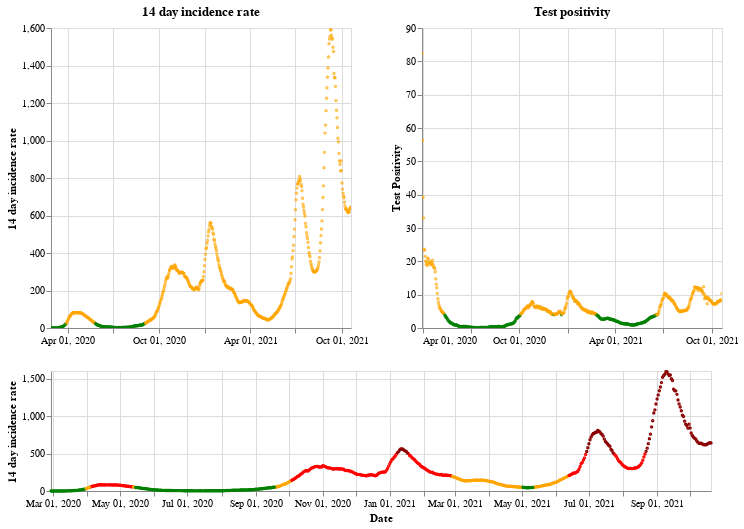

Notebook source saved alongside this figure:
### Markdown cell above
## Scotland

### Code cell
plot_traffic_light('Scotland')

### Figure 1 — Vega-Lite specification as saved in the notebook (floating-point values rounded to 4 significant figures; data arrays with more than 128 entries replaced by an {"elided": "..."} marker saying what was removed)
{"config": {"view": {"continuousWidth": 400, "continuousHeight": 300}}, "vconcat": [{"hconcat": [{"mark": {"type": "point", "size": 2}, "encoding": {"color": {"condition": {"value": "green", "test": "(datum.twoWeeklyCasesRate <= 25)"}, "value": "orange"}, "tooltip": [{"type": "nominal", "field": "areaName"}, {"type": "temporal", "field": "date"}, {"type": "quantitative", "field": "twoWeeklyCasesRate"}, {"type": "quantitative", "field": "testPositivity"}], "x": {"type": "temporal", "axis": {"title": ""}, "field": "date", "scale": {"domain": {"selection": "DateBrush"}}, "timeUnit": "yearmonthdate"}, "y": {"type": "quantitative", "axis": {"title": "14 day incidence rate"}, "field": "twoWeeklyCasesRate"}}, "title": "14 day incidence rate", "width": 300}, {"mark": {"type": "point", "size": 2}, "encoding": {"color": {"condition": {"value": "green", "test": "(datum.testPositivity <= 4)"}, "value": "orange"}, "tooltip": [{"type": "nominal", "field": "areaName"}, {"type": "temporal", "field": "date"}, {"type": "quantitative", "field": "twoWeeklyCasesRate"}, {"type": "quantitative", "field": "testPositivity"}], "x": {"type": "temporal", "axis": {"title": ""}, "field": "date", "scale": {"domain": {"selection": "DateBrush"}}, "timeUnit": "yearmonthdate"}, "y": {"type": "quantitative", "axis": {"title": "Test Positivity"}, "field": "testPositivity"}}, "title": "Test positivity", "width": 300}]}, {"layer": [{"mark": {"type": "point", "size": 2}, "encoding": {"color": {"condition": {"value": "orange", "test": "(((datum.testPositivity < 4) && (datum.twoWeeklyCasesRate >= 50)) && (datum.twoWeeklyCasesRate < 200))"}, "value": "red"}, "opacity": {"condition": {"value": 1, "test": "((datum.twoWeeklyCasesRate >= 50) && (datum.twoWeeklyCasesRate < 500))"}, "value": 0}, "tooltip": [{"type": "nominal", "field": "areaName"}, {"type": "temporal", "field": "date"}, {"type": "quantitative", "field": "twoWeeklyCasesRate"}, {"type": "quantitative", "field": "testPositivity"}], "x": {"type": "temporal", "axis": {"title": "Date"}, "field": "date", "timeUnit": "yearmonthdate"}, "y": {"type": "quantitative", "axis": {"title": "14 day incidence rate"}, "field": "twoWeeklyCasesRate"}}, "selection": {"DateBrush": {"type": "interval", "encodings": ["x"], "fields": ["Time"]}}}, {"mark": {"type": "point", "size": 2}, "encoding": {"color": {"value": "darkred"}, "opacity": {"condition": {"value": 1, "test": "(datum.twoWeeklyCasesRate >= 500)"}, "value": 0}, "tooltip": [{"type": "nominal", "field": "areaName"}, {"type": "temporal", "field": "date"}, {"type": "quantitative", "field": "twoWeeklyCasesRate"}, {"type": "quantitative", "field": "testPositivity"}], "x": {"type": "temporal", "axis": {"title": "Date"}, "field": "date", "timeUnit": "yearmonthdate"}, "y": {"type": "quantitative", "axis": {"title": "14 day incidence rate"}, "field": "twoWeeklyCasesRate"}}}, {"mark": {"type": "point", "size": 2}, "encoding": {"color": {"condition": {"value": "green", "test": "((datum.testPositivity < 4) && (datum.twoWeeklyCasesRate < 50))"}, "value": "orange"}, "opacity": {"condition": {"value": 1, "test": "(datum.twoWeeklyCasesRate < 50)"}, "value": 0}, "tooltip": [{"type": "nominal", "field": "areaName"}, {"type": "temporal", "field": "date"}, {"type": "quantitative", "field": "twoWeeklyCasesRate"}, {"type": "quantitative", "field": "testPositivity"}], "x": {"type": "temporal", "axis": {"title": "Date"}, "field": "date", "timeUnit": "yearmonthdate"}, "y": {"type": "quantitative", "axis": {"title": "14 day incidence rate"}, "field": "twoWeeklyCasesRate"}}}], "height": 120, "width": 660}], "data": {"name": "data-7b8ec192107132225b476e76350ec541"}, "$schema": "https://vega.github.io/schema/vega-lite/v4.8.1.json", "datasets": {"data-7b8ec192107132225b476e76350ec541": {"elided": "601 records"}}}
